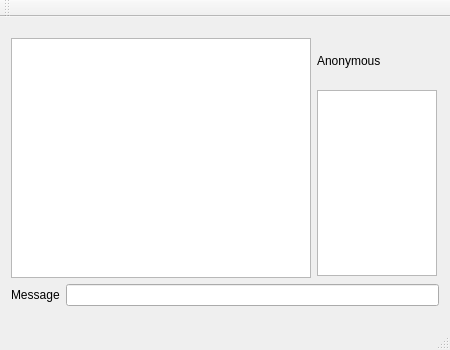
<?xml version="1.0" encoding="UTF-8"?>
<ui version="4.0">
 <class>MainWindow</class>
 <widget class="QMainWindow" name="MainWindow">
  <property name="geometry">
   <rect>
    <x>0</x>
    <y>0</y>
    <width>450</width>
    <height>350</height>
   </rect>
  </property>
  <property name="maximumSize">
   <size>
    <width>450</width>
    <height>350</height>
   </size>
  </property>
  <property name="windowTitle">
   <string>MainWindow</string>
  </property>
  <widget class="QWidget" name="centralWidget">
   <layout class="QGridLayout" name="gridLayout_5">
    <item row="0" column="0">
     <layout class="QGridLayout" name="gridLayout_4">
      <item row="0" column="0">
       <layout class="QGridLayout" name="gridLayout_2">
        <item row="0" column="0">
         <widget class="QTextEdit" name="textEdit">
          <property name="minimumSize">
           <size>
            <width>300</width>
            <height>200</height>
           </size>
          </property>
          <property name="maximumSize">
           <size>
            <width>300</width>
            <height>240</height>
           </size>
          </property>
          <property name="undoRedoEnabled">
           <bool>true</bool>
          </property>
          <property name="readOnly">
           <bool>true</bool>
          </property>
         </widget>
        </item>
        <item row="0" column="1">
         <layout class="QGridLayout" name="gridLayout">
          <item row="0" column="0">
           <widget class="QLabel" name="label_nickname">
            <property name="maximumSize">
             <size>
              <width>120</width>
              <height>46</height>
             </size>
            </property>
            <property name="text">
             <string>Anonymous</string>
            </property>
           </widget>
          </item>
          <item row="1" column="0">
           <widget class="QListView" name="listView">
            <property name="minimumSize">
             <size>
              <width>120</width>
              <height>186</height>
             </size>
            </property>
            <property name="maximumSize">
             <size>
              <width>120</width>
              <height>186</height>
             </size>
            </property>
           </widget>
          </item>
         </layout>
        </item>
       </layout>
      </item>
      <item row="1" column="0">
       <layout class="QGridLayout" name="gridLayout_3">
        <item row="0" column="0">
         <widget class="QLabel" name="label_2">
          <property name="text">
           <string>Message</string>
          </property>
         </widget>
        </item>
        <item row="0" column="1">
         <widget class="QLineEdit" name="lineEdit_message"/>
        </item>
       </layout>
      </item>
     </layout>
    </item>
   </layout>
  </widget>
  <widget class="QMenuBar" name="menuBar">
   <property name="geometry">
    <rect>
     <x>0</x>
     <y>0</y>
     <width>450</width>
     <height>19</height>
    </rect>
   </property>
  </widget>
  <widget class="QStatusBar" name="statusBar"/>
  <widget class="QToolBar" name="mainToolBar">
   <attribute name="toolBarArea">
    <enum>TopToolBarArea</enum>
   </attribute>
   <attribute name="toolBarBreak">
    <bool>false</bool>
   </attribute>
  </widget>
 </widget>
 <layoutdefault spacing="6" margin="11"/>
 <resources/>
 <connections/>
</ui>
